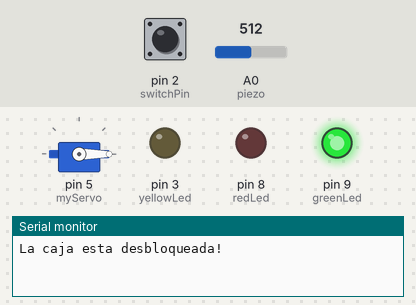
Simulated run of this sketch. Board: Arduino Uno, built with avr-gcc and run on an emulated ATmega328P. Parts: servo, output pins drawn as LEDs (lit = HIGH), the last lines printed to the serial monitor. The test bench sets the inputs (shaded band); at power-on: pin 2 (switchPin) LOW, A0 (piezo) = 512.

Above: at 1.2 s.
1.3 s: pin 2 (switchPin) pulled HIGH for 0.15 s
At 1.8 s:
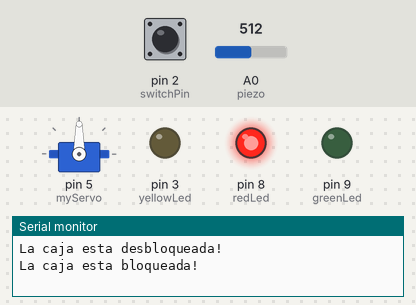
2.9 s: A0 (piezo) set to 981
5.9 s: A0 (piezo) set to 1013
Timing chart, 0 to 8.9 s (numbered marks = the images above; inputs shaded):
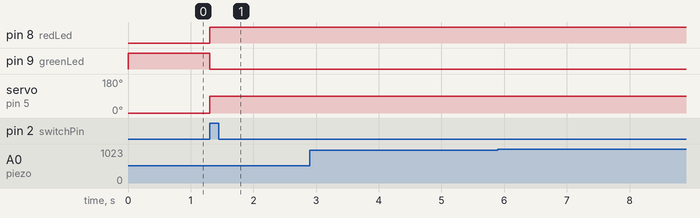

Measured:
- after the input at 1.3 s, pin 8 (redLed): LOW → HIGH at once; pin 9 (greenLed): HIGH → LOW at once; servo on pin 5 (myServo): 0° → 90° at once

The sketch:

Caja_Fuerte.ino
```cpp
#include <Servo.h>
Servo myServo;

const int piezo = A0;
const int switchPin = 2;
const int yellowLed = 3;
const int greenLed = 9;
const int redLed = 8;

int knockVal;
int switchVal;

const int quietKnock = 10;
const int loudKnock = 100;

boolean locked = false;
int numberOfKnocksMade = 0;
int maxNumberOfKnocks = 3;


void setup(){
    myServo.attach(5);
    pinMode(yellowLed, OUTPUT);
    pinMode(redLed, OUTPUT);
    pinMode(greenLed, OUTPUT);
    pinMode(switchPin, INPUT);
    Serial.begin(9600);

    digitalWrite(greenLed, HIGH);
    myServo.write(0);
    Serial.println("La caja esta desbloqueada!");
}

void loop(){
    //Bloquear la puerta
    if(locked == false){
        switchVal = digitalRead(switchPin);
        if(switchVal == HIGH){
            locked = true;
            digitalWrite(greenLed, LOW);
            digitalWrite(redLed, HIGH);
            myServo.write(90);
            Serial.println("La caja esta bloqueada!");
            delay(1000);
        }
    }
    //Empieza a leer el piezoelectrico
    if(locked == true){
        knockVal = analogRead(piezo);

        if(numberOfKnocksMade < maxNumberOfKnocks && knockVal > 0){
            if(checkForKnock(knockVal) == true){
                numberOfKnocksMade++;
            }
            Serial.print("Golpes restantes: ");
            Serial.println(maxNumberOfKnocks-numberOfKnocksMade);
        }

        if(numberOfKnocksMade >= maxNumberOfKnocks){
            locked = false;
            myServo.write(0);
            delay(20);
            digitalWrite(greenLed, HIGH);
            digitalWrite(redLed, LOW);
            Serial.println("La caja esta desbloqueada");
        }
    }
}

boolean checkForKnock(int value){

  if(value > quietKnock && value < loudKnock){
        digitalWrite(yellowLed, HIGH);
        delay(50);
        digitalWrite(yellowLed, LOW);
        Serial.print("Valor del golpe correcto: ");
        Serial.println(value);
        return true;
  }
  else {
        Serial.print("Valor del golpe incorrecto: ");
        Serial.println(value);
        return false;
    }
}
```
